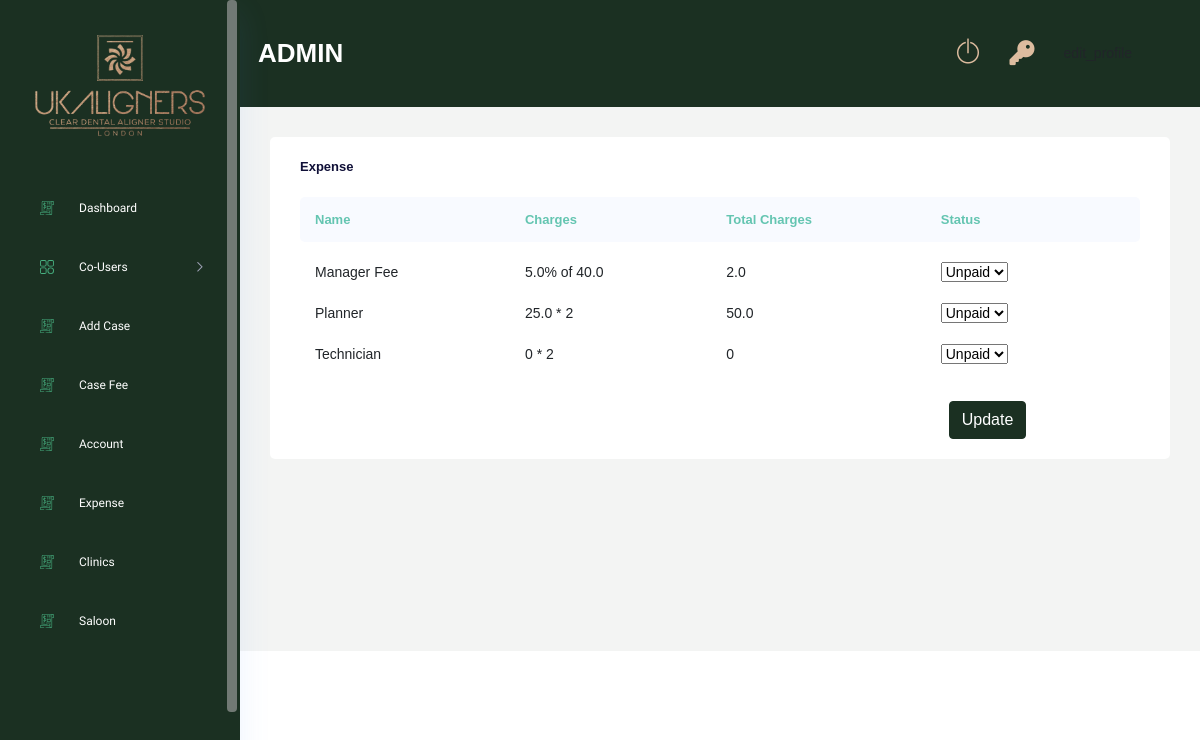
/expense/4/ (signed in), run on the app's committed database.
### Users/models.py (models this page shows, shortened)
class Account(AbstractBaseUser):
    email 					= models.EmailField(verbose_name="email", max_length=60, unique=True)
    username 				= models.CharField(max_length=130)
    date_joined				= models.DateTimeField(verbose_name='date joined', auto_now_add=True)
    last_login				= models.DateTimeField(verbose_name='last login', auto_now=True)
    is_active				= models.BooleanField(default=True)
    is_staff				= models.BooleanField(default=False)
    is_superuser			= models.BooleanField(default=False)
    is_admin				= models.BooleanField(default=False)
    is_manager   			= models.BooleanField(default=False)
    is_planner   			= models.BooleanField(default=False)
    is_technician   		= models.BooleanField(default=False)
    is_dentist      		= models.BooleanField(default=False)
    is_salon           		= models.BooleanField(default=False)
    is_individual     		= models.BooleanField(default=False)
    is_clinic        		= models.BooleanField(default=False)
    hide_email				= models.BooleanField(default=True)
    USERNAME_FIELD = 'email'
    REQUIRED_FIELDS = ['username']
    objects = MyAccountManager()

### ManagerRoll/models.py (models this page shows, shortened)
class Manager(models.Model):
    user                    = models.OneToOneField(Users, on_delete=models.CASCADE)
    number                  = models.CharField(max_length=150,null=True,blank=True)
    fee                     = models.FloatField(null=True,blank=True)
    outstanding             = models.BooleanField(default=False)
    class Meta:
        verbose_name_plural = "Managers"

### Case/models.py (models this page shows, shortened)
class Case(models.Model):
    GENDER_CHOICES = (
        ("male","male"),
        ("female","female"),
        ("other","other")
        )
    ORTHODONTIC_CHOICES = (
        ("yes","yes"),
        ("no","no")
        )
    TREATMENT_REQUIRED_CHOICES = (
        ("full treatment","full treatment"),
        ("continuation","continuation"),
        ("refinement","refinement"),
        ("retainer","retainer")
    )
    OPTIONAL_TREATMENT = (
        ("replacement","replacement"),
        ("mouthguard","mouthguard"),
        ("smile design","smile design")
    )
    SECTION_CHOICES = (
        ("both arches","both arches"),
        ("upper only","upper only"),
        ("lower only","lower only")
    )
    TREATMENT_CHOICES = (
        ("essential","essential"),
        ("advance","advance"),
        ("comprehensive","comprehensive")
    )
    clinic                          = models.ForeignKey(Clinic, on_delete=models.DO_NOTHING,null=True,blank=True)
    dentist                         = models.ForeignKey(Dentist, on_delete=models.DO_NOTHING, null=True, blank=True)
    saloon_owner                    = models.ForeignKey(Saloon_owner, on_delete=models.DO_NOTHING, null=True, blank=True)
    saloon                          = models.ForeignKey(Saloon, on_delete=models.DO_NOTHING, null=True, blank=True)
    name                            = models.CharField(max_length=250)
    surname                         = models.CharField(max_length=250,null=True, blank=True)
    gender                          = models.CharField(max_length=50,choices=GENDER_CHOICES)
    age                             = models.IntegerField(null=True, blank=True)
    treatment_required              = models.CharField(max_length=100,choices=TREATMENT_REQUIRED_CHOICES)
    optional_treatment              = models.CharField(max_length=100,choices=OPTIONAL_TREATMENT, null=True, blank=True)
    orthodontic_treatment_past      = models.CharField(max_length=10,null=True, blank=True, choices=ORTHODONTIC_CHOICES)
    section                         = models.CharField(max_length=250,null=True, blank=True, choices=SECTION_CHOICES)
    treatment_type                  = models.CharField(max_length=250,null=True, blank=True, choices=TREATMENT_CHOICES)
    upper_jaw                       = models.FileField(upload_to="upper_jaws",null=True, blank=True)
    lower_jaw                       = models.FileField(upload_to="lower_jaws",null=True, blank=True)
    rquest_collection               = models.BooleanField(default=False)
    additional_information          = models.TextField(null=True, blank=True)
    planner                         = models.ForeignKey(Planner,on_delete=models.DO_NOTHING, null=True, blank=True)
    technician                      = models.ForeignKey(Technician,on_delete=models.DO_NOTHING, null=True, blank=True)
    status                          = models.CharField(max_length=250, default="new", null=True, blank=True)
    ortho_id                        = models.CharField(max_length=255, null=True, blank=True)
    aligners_upper                  = models.IntegerField(null=True, blank=True)
    aligners_lower                  = models.IntegerField(null=True, blank=True)
    retainer_upper                  = models.IntegerField(null=True, blank=True)
    retainer_lower                  = models.IntegerField(null=True, blank=True)
    treatment_plan_upper            = models.IntegerField(null=True, blank=True)
    treatment_plan_lower            = models.IntegerField(null=True, blank=True)
    duration                        = models.IntegerField(null=True, blank=True)
    progress                        = models.CharField(max_length=255, null=True, blank=True)
    created_at                      = models.DateField(auto_now_add=True, null=True)
    fee_cleared                     = models.BooleanField(default=False)
    totel_fee                       = models.FloatField(default=0.0,null=True,blank=True)
    manager_paid                    = models.BooleanField(default=False)
    planner_paid                    = models.BooleanField(default=False)
    technician_paid                 = models.BooleanField(default=False)
    refinement                      = models.IntegerField(default=0)
    class Meta:
        verbose_name_plural = "Cases"

### PlannerRoll/models.py (models this page shows, shortened)
class Planner(models.Model):
    user                    = models.OneToOneField(Users, on_delete=models.CASCADE)
    number                  = models.CharField(max_length=150,null=True,blank=True)
    fee                     = models.FloatField(null=True,blank=True)
    outstanding             = models.BooleanField(default=False)
    class Meta:
        verbose_name_plural = "Planners"

### AdminRoll/views.py (the view, shortened to what this page needs)
# urls.py: path('expense/<int:id>/', views.expense, name="expense"),
@login_required(login_url='login')
def expense(request,id):
    if request.user.is_admin:
        cases_obj = Case.objects.get(id = id)
        total_plan = cases_obj.treatment_plan_upper + cases_obj.treatment_plan_lower
        total_aligners = cases_obj.aligners_upper + cases_obj.aligners_lower
        total_amount = cases_obj.totel_fee
        manager_fee = 0
        if cases_obj.dentist:
            try:
                manager_fee = cases_obj.dentist.manager.fee
            except:
                pass
        else:
            manager_fee = cases_obj.saloon_owner.manager.fee
        percentage = (float(manager_fee)/100)*float(total_amount)
        technician_fee =  0
        if cases_obj.technician:
            technician_fee = cases_obj.technician.fee
        planner_fee = 0
        if cases_obj.planner:
            planner_fee = cases_obj.planner.fee
        total_expense = percentage + (technician_fee * total_aligners) + (total_plan * planner_fee)
        context = {
            'total_amount':total_amount,
            'manager_fee':manager_fee,
            'percentage':round(percentage, 2),
            'technician_fee':technician_fee,
            'total_aligners':total_aligners,
            'technician_pay': technician_fee*total_aligners,
            'total_plan':total_plan,
            'planner_fee':planner_fee,
            'planner_pay': total_plan*planner_fee,
            'total_expense':round(total_expense, 2),
            'cases_obj':cases_obj
        }
        return render(request,'adminRoll/expense.html',context)
    else:
        return redirect('login')

### AdminRoll/templates/adminRoll/expense.html (shortened to what this page needs)
{% extends 'base.html' %}
{% load static %}
{% block content %}
<div class="main_content_iner ">
    <div class="container-fluid p-0">
        <div class="row justify-content-center">
            <div class="col-lg-12">
                <div class="white_card card_height_100 mb_30">
                    <div class="white_card_header">
                        <div class="box_header m-0">
                            <div class="main-title">
                                <h3 class="m-0">Expense</h3>
                            </div>
                        </div>
                    </div>
                    <div class="white_card">
                        <div class="QA_section plr_30">
                            <div class="QA_table mb_30">
                                <table class="table">
                                    <thead>
                                        <tr>
                                            <th scope="col">Name</th>
                                            <th scope="col">Charges</th>
                                            <th scope="col">Total Charges</th>
                                            <th scope="col">Status</th>
                                        </tr>
                                    </thead>
                                    <form method="post">
                                    <tbody>
                                        <tr>
                                            <td>Manager Fee</td>
                                            <td>{{ manager_fee }}% of {{total_amount}}</td>
                                            <td>{{ percentage }}</td>
                                            <td>
                                                <select name="manager_paid">
                                                    <option value='unpaid'{% if not cases_obj.manager_paid %}selected{% endif %}>Unpaid</option>
                                                </select>
                                            </td>
                                        </tr>
                                        <tr>
                                            <td>Planner</td>
                                            <td>{{ planner_fee }} * {{total_plan}}</td>
                                            <td>{{planner_pay}}</td>
                                            <td>
                                                <select name="planner_paid">
                                                    <option value='unpaid'{% if not cases_obj.planner_paid %}selected{% endif %}>Unpaid</option>
                                                </select>
                                            </td>
                                        </tr>
                                        <tr>
                                            <td>Technician</td>
                                            <td>{{technician_fee}} * {{ total_aligners }}</td>
                                            <td>{{technician_pay}}</td>
                                            <td>
                                                <select name="technician_paid">
                                                    <option value='unpaid'{% if not cases_obj.technician_paid %}selected{% endif %}>Unpaid</option>
                                                </select>
                                            </td>
                                        </tr>
                                        <tr>
                                            <td></td>
                                            <td></td>
                                            <td></td>
                                            <td>
                                                <button class="btn btn-primary mt-3 ms-2" type="submit">Update</button>
                                            </td>
                                        </tr>
                                    </tbody>
                                </form>
                                </table>
                            </div>
                        </div>
                    </div>
                </div>
            </div>
        </div>
    </div>
</div>
{% endblock %}

### templates/layout/navbar.html (shortened to what this page needs)
{% load static %}
<div class="container-fluid g-0">
    <div class="row">
        <div class="col-lg-12 p-0 ">
            <div class="header_iner d-flex justify-content-between align-items-center"
                 style="background: rgb(27, 48, 34)">
                <div class="serach_field-area d-flex align-items-center">
                    <div>
                        <h3 class="mt-2" style="color: white;text-transform: uppercase;">{{ request.user.username }}</h3>
                    </div>
                </div>
                <div class="header_right d-flex justify-content-between align-items-center">
                    <div class="header_notification_warp d-flex align-items-center">
                        <li>
                            <a class="" style="color: #DDBC9FFF" href="{% url 'logout' %}"> <i
                                    class="ti-power-off" style="font-size:25px"></i></a>
                        </li>
                        <li>
                            <a class="" style="color: #DDBC9FFF" href="{% url 'password_reset' %}"> <i
                                    class="fa fa-key"
                                    aria-hidden="true" style="font-size:25px"></i></a>
                        </li>
                        <li>
                        </li>
                    </div>
                </div>
            </div>
        </div>
    </div>
</div>

### data on the page
Account: user.username "ADMIN"
Manager: fee "5.0"
Case: totel_fee "40.0", manager_paid "Unpaid", planner_paid "Unpaid", technician_paid "Unpaid"
Planner: fee "25.0"

### other printed values
{{ percentage }} "2.0"
{{ total_plan }} "2"
{{ planner_pay }} "50.0"
{{ technician_fee }} "0"
{{ total_aligners }} "2"
{{ technician_pay }} "0"
